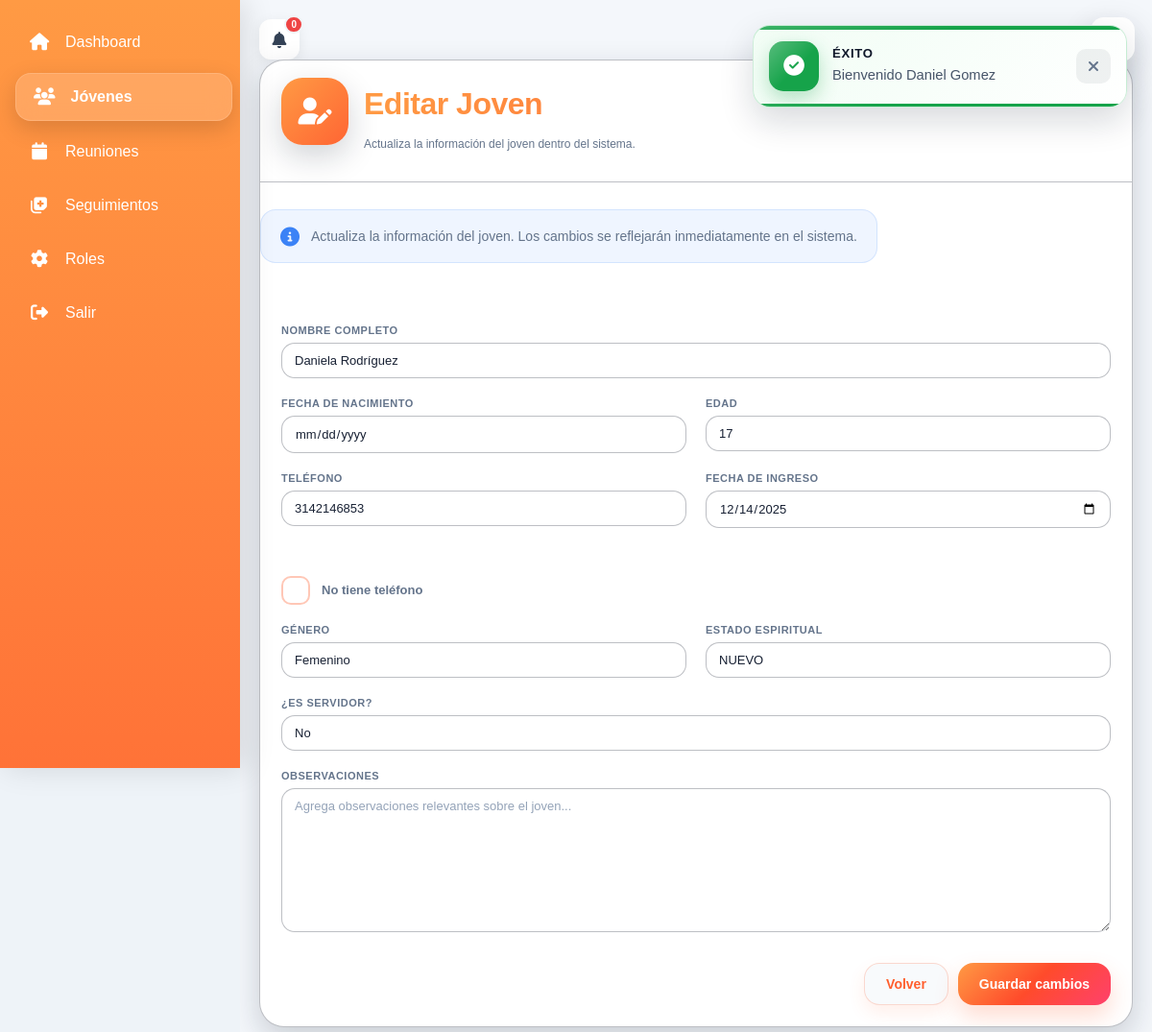
The app's page /views/jovenes/editar.php?id=5 (signed in) with its own data.
### tables this page shows
CREATE TABLE `jovenes` (
  `id` int(11) NOT NULL,
  `nombre_completo` varchar(150) NOT NULL,
  `fecha_nacimiento` date DEFAULT NULL,
  `telefono` varchar(20) DEFAULT NULL,
  `estado_espiritual` enum('NUEVO','CONGREGANTE','DISCIPULADO','SERVIDOR','LIDER') DEFAULT NULL,
  `fecha_ingreso` date NOT NULL,
  `estado_actividad` enum('ACTIVO','INACTIVO','ELIMINADO') DEFAULT 'ACTIVO',
  `ultima_actividad` datetime DEFAULT NULL,
  `lider_id` int(11) DEFAULT NULL,
  `observaciones` text DEFAULT NULL,
  `es_servidor` tinyint(1) DEFAULT 0,
  `fecha_creacion` timestamp NOT NULL DEFAULT current_timestamp(),
  `edad` int(11) DEFAULT NULL,
  `fecha_actualizacion_edad` date DEFAULT NULL,
  `edad_manual` int(11) DEFAULT NULL,
  `genero` varchar(20) DEFAULT NULL,
  `activo` tinyint(1) GENERATED ALWAYS AS (`estado_actividad` = 'ACTIVO') STORED,
  `discipulado_activo` tinyint(1) DEFAULT 0,
  `discipulado_inicio` date DEFAULT NULL,
  `discipulado_fin` date DEFAULT NULL,
  `es_nuevo` tinyint(1) DEFAULT 0,
  `estado_proceso` enum('INICIO','CRECIMIENTO','MADURO') DEFAULT 'INICIO',
  `discipulado_estado` enum('NO','EN_PROCESO','COMPLETADO') DEFAULT 'NO'
);

### views/jovenes/editar.php (the view, shortened to what this page needs)
<?php
require_once __DIR__ . "/../../config/conexion.php";
$id = (int) ($_GET["id"] ?? 0);
$stmt = $pdo->prepare("
    SELECT
        id,
        nombre_completo,
        fecha_nacimiento,
        edad_manual,
        telefono,
        fecha_ingreso,
        genero,
        estado_espiritual,
        es_servidor,
        observaciones
    FROM jovenes
    WHERE id = :id
    LIMIT 1
");
$stmt->execute([
    ":id" => $id
]);
$joven = $stmt->fetch(PDO::FETCH_ASSOC);
require_once __DIR__ . "/../../includes/header.php";
?>
<div class="form-card">
    <div class="form-header">
        <div class="form-header-icon">
            <i class="fa-solid fa-user-pen"></i>
        </div>
        <div class="form-header-content">
            <h1 class="form-title">
                Editar Joven
            </h1>
            <p class="form-subtitle">
                Actualiza la información del joven dentro del sistema.
            </p>
        </div>
    </div>
    <div class="form-info">
        <i class="fa-solid fa-circle-info"></i>
        <span>
            Actualiza la información del joven. Los cambios se reflejarán inmediatamente en el sistema.
        </span>
    </div>
<form
    id="formEditarJoven"
    class="form"
    action="<?= BASE_URL ?>/controllers/jovenController.php"
    method="POST"
    autocomplete="off"
>
        <div class="form-grid">
            <div class="form-group form-group-full">
                <label class="form-label">
                    Nombre Completo
                </label>
                <input
                    class="form-input"
                    type="text"
                    name="nombre_completo"
                    maxlength="120"
                    autocomplete="off"
                    required
                    value="<?= htmlspecialchars($joven['nombre_completo']) ?>"
                >
            </div>
            <div class="form-group">
                <label class="form-label">
                    Fecha de nacimiento
                </label>
                <input
                    class="form-input"
                    type="date"
                    name="fecha_nacimiento"
                    id="fecha"
                    value="<?= htmlspecialchars($joven['fecha_nacimiento'] ?? '') ?>"
                >
            </div>
            <div class="form-group">
                <label class="form-label">
                    Edad
                </label>
                <input
                    class="form-input"
                    type="number"
                    name="edad_manual"
                    id="edad"
                    min="1"
                    max="120"
                    value="<?= htmlspecialchars($joven['edad_manual'] ?? '') ?>"
                >
            </div>
<div class="form-group">
    <label
        class="form-label"
        for="telefono"
    >
        Teléfono
    </label>
    <input
        class="form-input"
        type="tel"
        name="telefono"
        id="telefono"
        maxlength="10"
        inputmode="numeric"
        autocomplete="off"
        value="<?= htmlspecialchars(
            $joven['telefono'] ?? '',
            ENT_QUOTES,
            'UTF-8'
        ) ?>"
    >
    <small
        id="telefonoError"
        class="telefono-error"
    ></small>
    <div class="check-wrapper">
        <label class="check-custom">
            <span class="checkmark"></span>
            <span>
                No tiene teléfono
            </span>
        </label>
    </div>
</div>
            <div class="form-group">
                <label class="form-label">
                    Fecha de ingreso
                </label>
                <input
                    class="form-input"
                    type="date"
                    name="fecha_ingreso"
                    required
                    value="<?= htmlspecialchars($joven['fecha_ingreso']) ?>"
                >
            </div>
            <div class="form-group">
                <label class="form-label">
                    Género
                </label>
                <select
                    class="form-select"
                    name="genero"
                    required
                >
                    <option
                        value="F"
                        <?= ($joven['genero'] ?? '') === 'F' ? 'selected' : '' ?>
                    >
                        Femenino
                    </option>
                </select>
            </div>
            <div class="form-group">
                <label class="form-label">
                    Estado espiritual
                </label>
                <select
                    class="form-select"
                    name="estado_espiritual"
                    required
                >
                    <?php
                    $estados = [
                        "NUEVO",
                        "CONGREGANTE",
                        "DISCIPULADO",
                        "SERVIDOR",
                        "LIDER"
                    ];
                    foreach ($estados as $estado):
                    ?>
                        <option
                            value="<?= $estado ?>"
                            <?= ($joven['estado_espiritual'] ?? '') === $estado ? 'selected' : '' ?>
                        >
                            <?= htmlspecialchars($estado) ?>
                        </option>
                    <?php endforeach; ?>
                </select>
            </div>
            <div class="form-group form-group-full">
                <label class="form-label">
                    ¿Es servidor?
                </label>
                <select
                    class="form-select"
                    name="es_servidor"
                >
                    <option
                        value="0"
                        <?= (int) ($joven['es_servidor'] ?? 0) === 0 ? 'selected' : '' ?>
                    >
                        No
                    </option>
                </select>
            </div>
            <div class="form-group form-group-full">
                <label class="form-label">
                    Observaciones
                </label>
                <textarea
                    class="form-textarea"
                    name="observaciones"
                    rows="6"
                    maxlength="2000"
                    placeholder="Agrega observaciones relevantes sobre el joven..."
                ><?= htmlspecialchars($joven['observaciones'] ?? '') ?></textarea>
            </div>
        </div>
        <div class="form-actions">
            <a
                href="<?= BASE_URL ?>/views/jovenes/index.php"
                class="btn btn-back"
            >
                Volver
            </a>
            <button
                type="submit"
                name="editar_joven"
                class="btn btn-primary"
            >
                Guardar cambios
            </button>
        </div>
    </form>
</div>
<?php
require_once __DIR__ . "/../../includes/footer.php";
?>

### records on screen
jovenes: nombre_completo "Daniela Rodríguez", edad_manual "17", telefono "3142146853", fecha_ingreso "12/14/2025", genero "Femenino", estado_espiritual "NUEVO", es_servidor "No"

### other values on screen
$totalNotificaciones "0"
$mensaje "Bienvenido Daniel Gomez"
